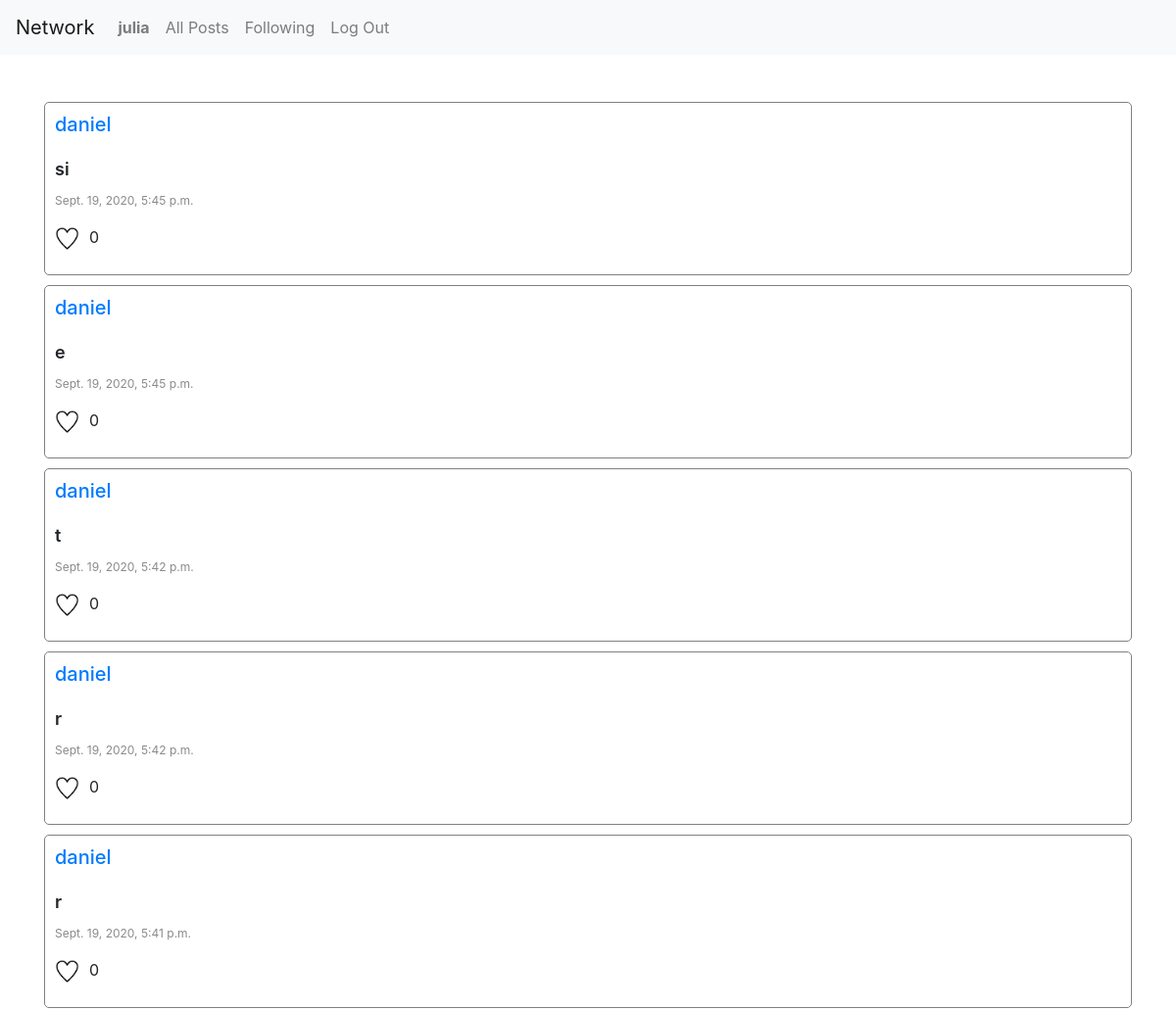
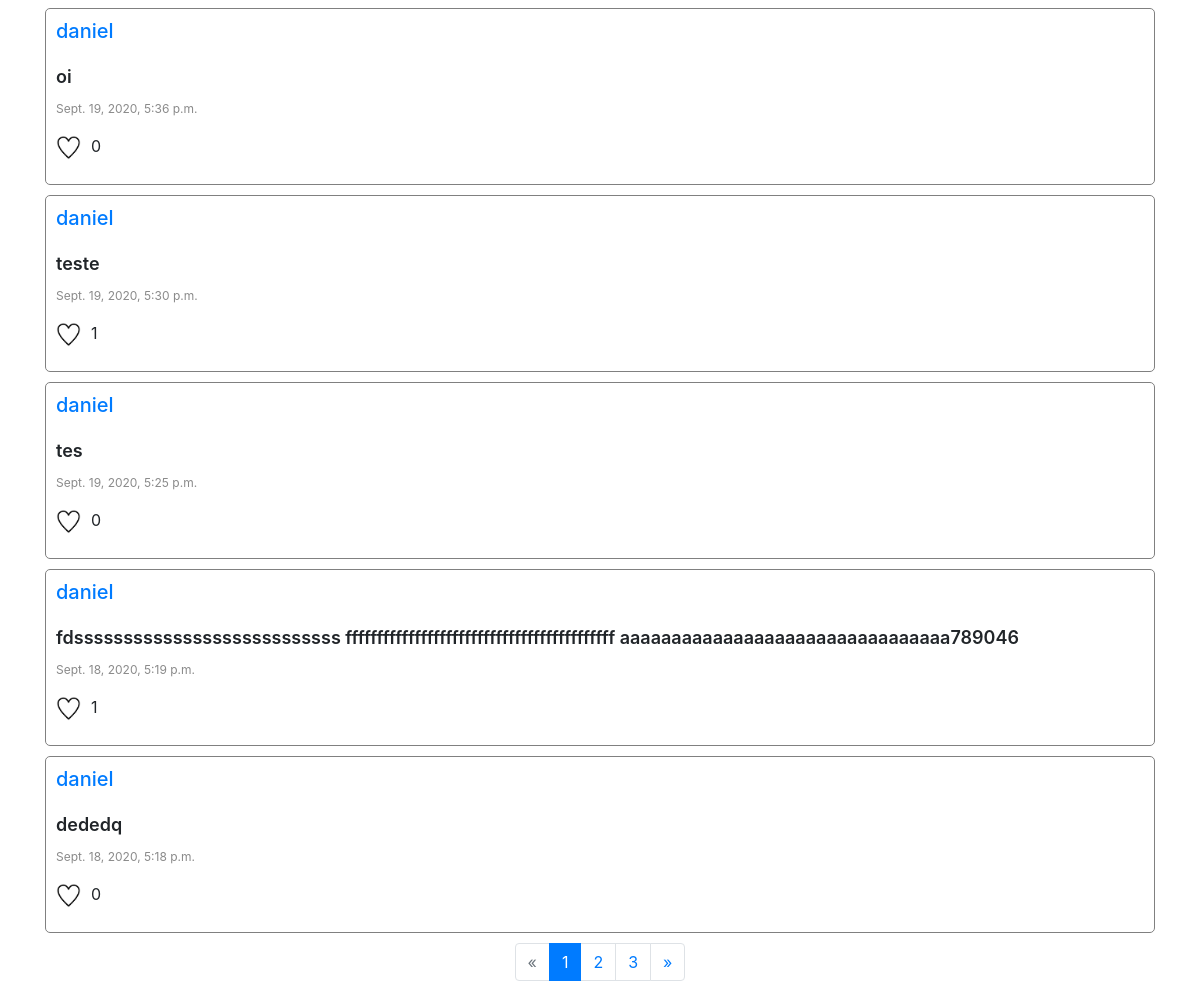
The page /following (signed in) on the database its author committed (2 pictures, top to bottom).
### network/models.py (models this page shows)
class User(AbstractUser):
    pass

class Post(models.Model):
    id = models.AutoField(primary_key=True)
    body = models.CharField(max_length=256, blank=False)
    timestamp = models.DateTimeField(auto_now_add=True)
    user_id = models.ForeignKey(User, on_delete=models.CASCADE, related_name="poster")
    like = models.ManyToManyField(User, blank=True, related_name="like")

### network/views.py (the view)
# urls.py: path("following", views.following, name="following"),
@csrf_exempt
@login_required(login_url="login")
def following(request):
    follower_user_ids = Following.objects.filter(following_user_id = request.user).values_list('user_id', flat=True)
    post_list = Post.objects.filter(user_id__in=follower_user_ids).order_by("-timestamp")
    page = request.GET.get('page', 1)
    paginator = Paginator(post_list, 10)
    try:
        posts = paginator.page(page)
    except PageNotAnInteger:
        posts = paginator.page(1)
    except EmptyPage:
        posts = paginator.page(paginator.num_pages)
    return render(request, "network/following.html", {
        "posts": posts
    })

### network/templates/network/following.html (shortened to what this page needs)
{% extends "network/layout.html" %}
{% load static %}
{% block body %}
    <div class="mt-5 container">
        {% for post in posts %}
            <div class="postContainer">
                <a href="{% url 'profile' post.user_id %}"><h5>{{ post.user_id }}</h5></a>
                <p class="postBody">{{ post.body }}</p>
                <p class="postTimestamp">{{ post.timestamp }}</p>
                <div class="d-flex">
                    <form class="likeButton" id="{{post.id}}">
                        {% if user in post.like.all %}
                            <img id="likeImage{{post.id}}" src="../../static/network/likeButtonRed.png" alt="Italian Trulli">
                        {% else %}
                            <img id="likeImage{{post.id}}" src="../../static/network/likeButtonWhite.png" alt="Italian Trulli">
                        {% endif %}
                    </form>
                    <p id="postCount{{post.id}}">{{ post.like.count }}</p>
                </div>
            </div>
        {% endfor %}
    </div>
    {% if posts.has_other_pages %}
        <nav aria-label="Page navigation example">
            <ul class="pagination justify-content-center">
                {% if posts.has_previous %}
                    <li class="page-item"><a class="page-link" href="?page={{ posts.previous_page_number }}">&laquo;</a></li>
                {% else %}
                    <li class=" page-item disabled"><span class="page-link">&laquo;</span></li>
                {% endif %}
                {% for i in posts.paginator.page_range %}
                    {% if posts.number == i %}
                        <li class="page-item active"><span class="page-link">{{ i }} <span class="page-link sr-only">(current)</span></span></li>
                    {% else %}
                        <li class="page-item"><a class="page-link" href="?page={{ i }}">{{ i }}</a></li>
                    {% endif %}
                {% endfor %}
                {% if posts.has_next %}
                    <li class="page-item" ><a class="page-link" href="?page={{ posts.next_page_number }}">&raquo;</a></li>
                {% else %}
                    <li class="page-item disabled"><span class="page-link">&raquo;</span></li>
                {% endif %}
            </ul>
        </nav>
    {% endif %}
{% endblock %}

### network/templates/network/layout.html (shortened to what this page needs)
{% load static %}
<!DOCTYPE html>
<html lang="en">
    <head>
        <link rel="stylesheet" href="https://stackpath.bootstrapcdn.com/bootstrap/4.4.1/css/bootstrap.min.css">
        <link href="{% static 'network/styles.css' %}" rel="stylesheet">
    </head>
    <body>
        <nav class="navbar navbar-expand-lg navbar-light bg-light">
            <a class="navbar-brand" href="#">Network</a>
            <div>
              <ul class="navbar-nav mr-auto">
                {% if user.is_authenticated %}
                    <li class="nav-item">
                        <a class="nav-link" href="{% url 'profile' user.username %}"><strong>{{ user.username }}</strong></a>
                    </li>
                {% endif %}
                <li class="nav-item">
                  <a class="nav-link" href="{% url 'index' %}">All Posts</a>
                </li>
                {% if user.is_authenticated %}
                    <li class="nav-item">
                        <a class="nav-link" href="{% url 'following' %}">Following</a>
                    </li>
                    <li class="nav-item">
                        <a class="nav-link" href="{% url 'logout' %}">Log Out</a>
                    </li>
                {% endif %}
              </ul>
            </div>
          </nav>
        <div class="body">
            {% block body %}
            {% endblock %}
        </div>
    </body>
</html>

### network/static/network/styles.css (style rules this page uses)
.postContainer { border: 1px solid grey; border-radius: 5px; margin: 10px 0; padding:10px }
.postBody { margin: 0 0 10px 0; font-weight: 600; font-size: 18px; }
.postTimestamp { color:#8a8a8a; font-size: 12px; }
h5 { margin-bottom: 20px; }
.likeButton img { margin-right: 10px; max-height: 25px; }
.likeButton > * { pointer-events: none; }

### rows shown on the page
User: username "julia"
Post: user_id "daniel", body "si", timestamp "Sept. 19, 2020, 5:45 p.m.", like.count "0"
Post: user_id "daniel", body "e", timestamp "Sept. 19, 2020, 5:45 p.m.", like.count "0"
Post: user_id "daniel", body "t", timestamp "Sept. 19, 2020, 5:42 p.m.", like.count "0"
Post: user_id "daniel", body "r", timestamp "Sept. 19, 2020, 5:42 p.m.", like.count "0"
Post: user_id "daniel", body "r", timestamp "Sept. 19, 2020, 5:41 p.m.", like.count "0"
Post: user_id "daniel", body "oi", timestamp "Sept. 19, 2020, 5:36 p.m.", like.count "0"
Post: user_id "daniel", body "teste", timestamp "Sept. 19, 2020, 5:30 p.m.", like.count "1"
Post: user_id "daniel", body "tes", timestamp "Sept. 19, 2020, 5:25 p.m.", like.count "0"
Post: user_id "daniel", body "fdsssssssssssssssssssssssssss fffffffffffffffffffffffffffffffffffffffffff aaaaaaaaaaaaaaaaaaaaaaaaaaaaaaaa789046", timestamp "Sept. 18, 2020, 5:19 p.m.", like.count "1"
Post: user_id "daniel", body "dededq", timestamp "Sept. 18, 2020, 5:18 p.m.", like.count "0"

### other values the page prints
{{ i }} "1"
{{ i }} "2" "3"
